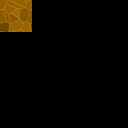

Rendered tile map (Tiled .tmx) drawn with the repository's tilesets; below, a short description and the map source with its tile grids summarised:
An orthogonal 4x4 tile map with 32x32 px tiles, 4 tile layers (regions, output_collisions, output_ground, input_ground).

<map version="1.0" orientation="orthogonal" renderorder="right-down" width="4" height="4" tilewidth="32" tileheight="32" nextobjectid="1">
 <tileset firstgid="1" name="tileset" tilewidth="32" tileheight="32" tilecount="2304" columns="48">
  <image source="../png/tileset.png" width="1536" height="1536" />
 </tileset>
 <layer name="regions" width="4" height="4">
  <data>[16 cells, 1 non-empty, 1 distinct tile ids]</data>
 </layer>
 <layer name="output_collisions" width="4" height="4">
  <data>[16 cells, 1 non-empty, 1 distinct tile ids]</data>
 </layer>
 <layer name="output_ground" width="4" height="4">
  <data>[16 cells, 1 non-empty, 1 distinct tile ids]</data>
 </layer>
 <layer name="input_ground" width="4" height="4">
  <data>[16 cells, 1 non-empty, 1 distinct tile ids]</data>
 </layer>
</map>
